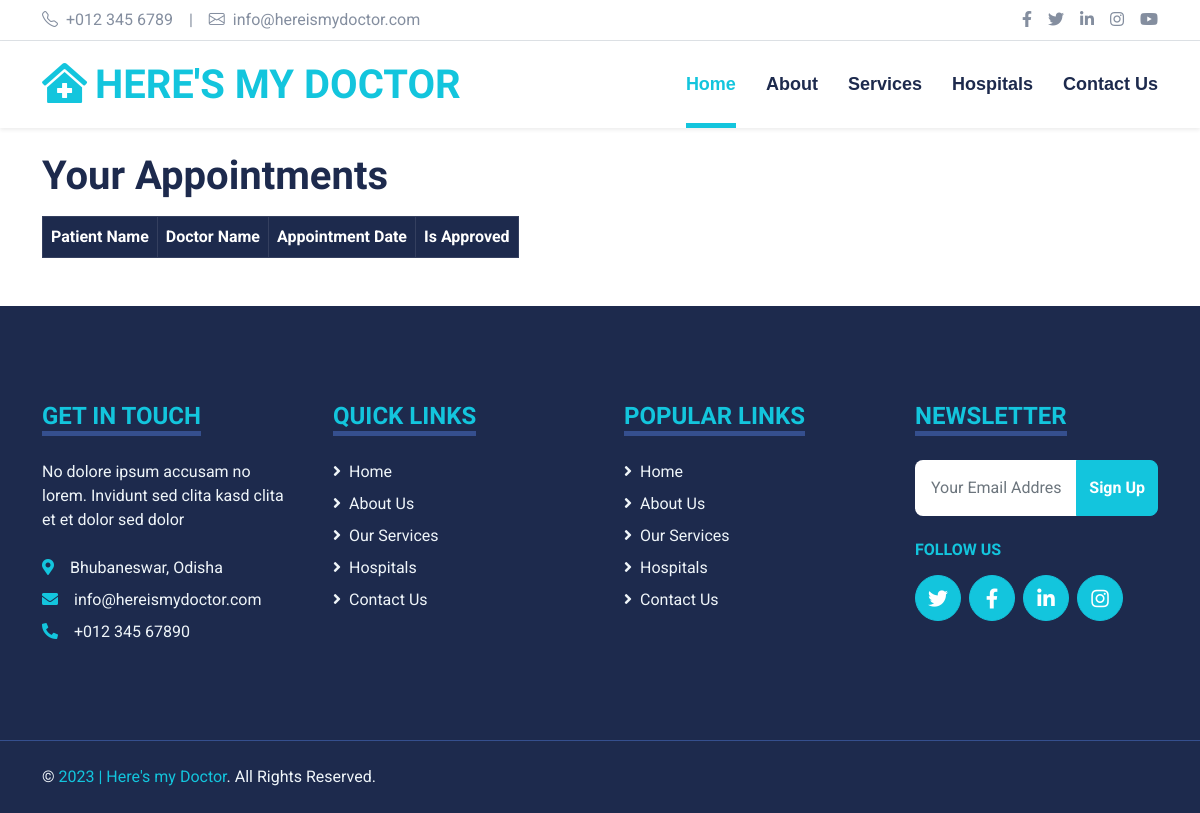
Page /medicare/our-appointments/ (signed in) on the earlier database version.
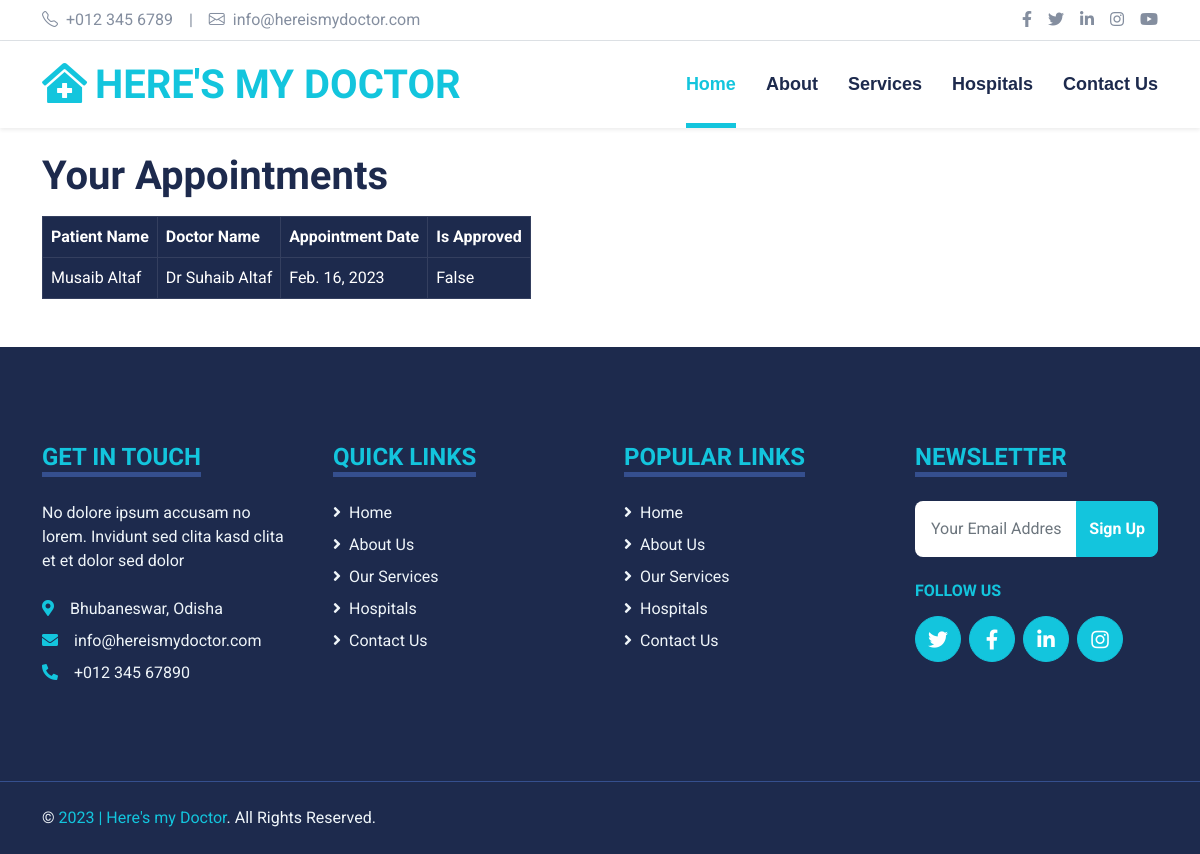
Same page on the later database version.
### hospitals/models.py (models this page shows)
class Appointment(models.Model):
    patient = models.ForeignKey(Patient, on_delete=models.CASCADE)
    doctor = models.ForeignKey(Doctor, on_delete=models.CASCADE)
    hospital = models.ForeignKey(Hospital, on_delete=models.CASCADE, blank=True, null=True)
    date = models.DateField()
    is_approved = models.BooleanField(default=False)
    def __str__(self):
        return str(self.patient)

class Patient(models.Model):
    user = models.OneToOneField(User, on_delete=models.CASCADE, primary_key=True)
    full_name = models.CharField(max_length = 100)
    gender = models.CharField(max_length = 10)
    age = models.IntegerField()
    address = models.CharField(max_length = 200)
    aadhar_number = models.IntegerField()
    def __str__(self):
        return self.full_name

class Doctor(models.Model):
    name = models.CharField(max_length=150)
    qualification = models.CharField(max_length=150)
    department = models.CharField(max_length=150)
    hospital = models.ManyToManyField(Hospital, related_name="hospital")
    duty_day = models.CharField(max_length=500, default = "Please enter the data here")
    duty_time = models.CharField(max_length=150)
    OPD_time = models.CharField(max_length=150)
    room_number = models.CharField(max_length=150)
    def __str__(self):
        return self.name

### hospitals/views.py (the view)
# urls.py: path('our-appointments/', views.appointments, name = "appointments"),
def appointments(request):
    hospital = Hospital.objects.get(user = request.user)
    appointments = Appointment.objects.filter(hospital = hospital).order_by('date')
    print(appointments)
    context = {'appointments': appointments}
    return render(request, 'hospitalappointments.html', context)

### templates/hospitalappointments.html (shortened to what this page needs)
{% extends 'base.html' %}
{% block body %}
<div class = "container my-4">
   <h1 class = "my-3"> Your Appointments </h1>
    <table class="table table-bordered table-dark" style = " display: block; overflow: auto;">
        <thead>
          <tr>
            <th scope="col">Patient Name</th>
            <th scope="col">Doctor Name</th>
            <th scope="col">Appointment Date</th>
            <th scope="col">Is Approved </th>
          </tr>
        </thead>
        <tbody>
            {% for x in appointments %}
          <tr>
            <td>{{x.patient}}</td>
            <td>{{x.doctor}}</td>
            <td>{{x.date}}</td>
            <td>{{x.is_approved}}</td>
          </tr>
          {% endfor %}
        </tbody>
      </table>
</div>
{% endblock body %}

Differences in the rows shown:
added Appointment: patient "Musaib Altaf", doctor "Dr Suhaib Altaf", date "Feb. 16, 2023", is_approved "False"
